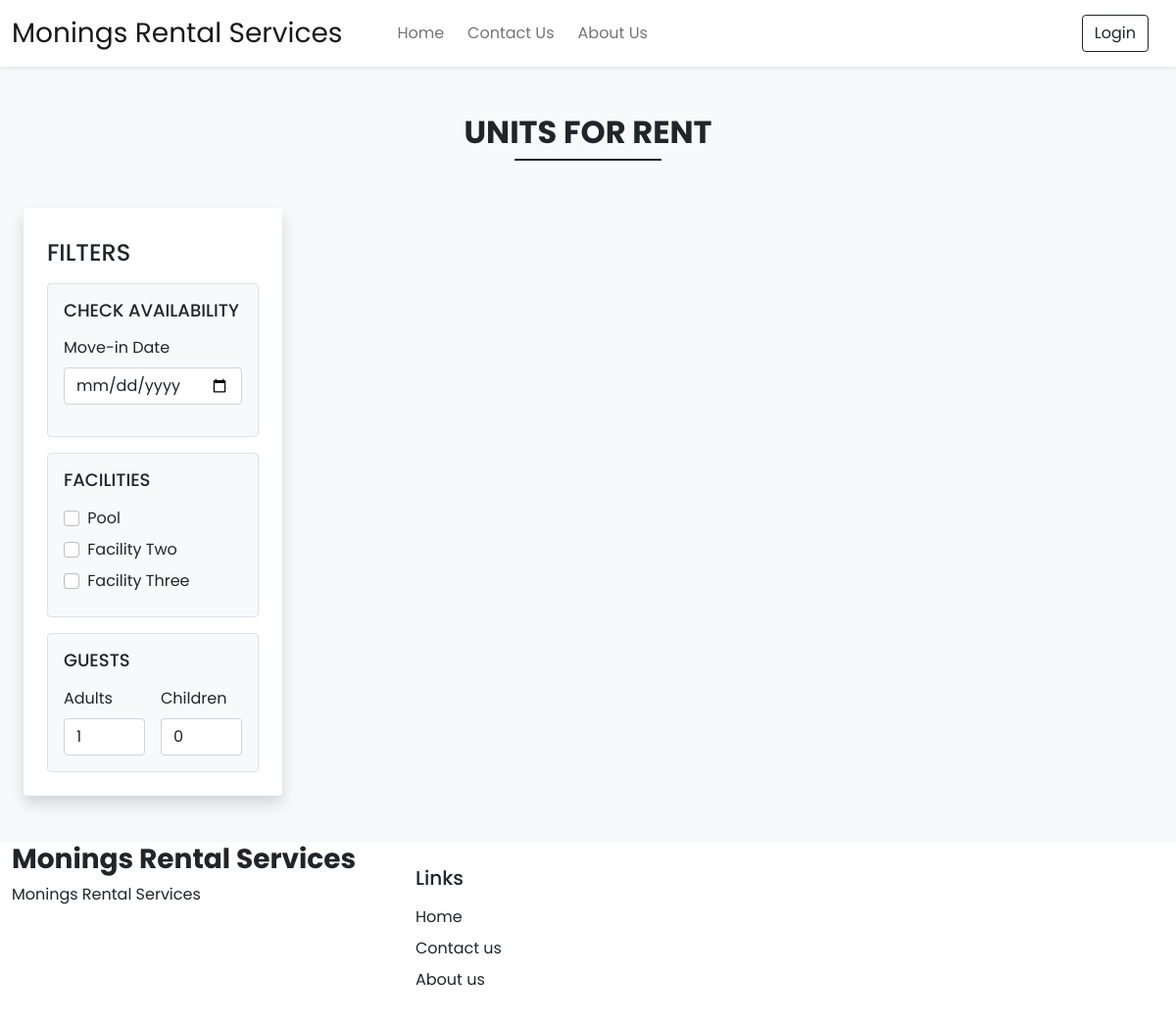
/units.php, run on the app's committed database.
### tables this page shows
CREATE TABLE `settings` (
  `id` int(11) NOT NULL,
  `site_title` varchar(50) NOT NULL,
  `site_about` varchar(300) NOT NULL,
  `shutdown` tinyint(1) NOT NULL
);

CREATE TABLE `facilities` (
  `id` int(11) NOT NULL,
  `icon` varchar(100) NOT NULL,
  `name` varchar(100) NOT NULL,
  `description` varchar(250) NOT NULL
);

### admin/config/code.php (called while the page is built, shortened)
<?php
function selectAll($table)
{
    $con = $GLOBALS['con'];
    $res = mysqli_query($con,"SELECT * FROM $table");
    return $res;
}
function select($sql,$values,$datatypes)
{
    $con = $GLOBALS['con'];
    if($stmt = mysqli_prepare($con,$sql))
    {
        mysqli_stmt_bind_param($stmt,$datatypes,...$values);
        if(mysqli_stmt_execute($stmt))
        {
            $res = mysqli_stmt_get_result($stmt);
            return $res;
        }
        else{
            mysqli_stmt_close($stmt);
            die("Query cannot be executed =  Select");
        }
    }
    else{
        die("Query cannot be prepared =  Select");
    }
}
?>

### units.php (the view, shortened to what this page needs)
<?php
$movein_default   = '';
$adult_default    = 1;
$children_default = 0;
?>
<!DOCTYPE html>
<html lang="en">
<head>
    <link rel="stylesheet" href="assets/css/bootstrap5.min.css">
    <link rel="stylesheet" href="assets/css/custom.css">
    <link rel="stylesheet" href="https://cdn.jsdelivr.net/npm/swiper@11/swiper-bundle.min.css"/>
    <?php require('includes/links.php');?>
    <link rel="stylesheet" href="css/custom.css">
</head>
<body class="bg-light">
    <?php require('includes/navbar.php'); ?>
    <div class="my-5 px-4">
        <h2 class="fw-bold h-font text-center">UNITS FOR RENT</h2>
            <div class="h-line bg-dark"></div>
        </div>
    <div class="container-fluid">
        <div class="row">
            <div class="col-lg-3 col-md-12 mb-lg-0 mb-4 ps-4">
                <nav class="navbar navbar-expand-lg navbar-light bg-white rounded shadow">
                    <div class="container-fluid flex-lg-column align-items-stretch">
                        <h4 class="mt-4">FILTERS</h4>
                        <div class="collapse navbar-collapse flex-column align-items-stretch mt-2" id="filterDropDown">
                            <div class="border bg-light p-3 rounded mb-3">
                                <h5 class="d-flex align-items-center justify-content-between mb-3" style="font-size: 18px;">
                                    <span>CHECK AVAILABILITY</span>
                                </h5>
                                <label class="form-label">Move-in Date</label>
                                <input type="date" class="form-control shadow-none mb-3" value="<?php echo $movein_default ?>" id="movein" onchange="chk_avail_filter()">
                            </div>
                            <div class="border bg-light p-3 rounded mb-3">
                                 <h5 class="d-flex align-items-center justify-content-between mb-3" style="font-size: 18px;">
                                  <span>FACILITIES</span>
                                </h5>
                                <?php
                                    $facilities_query = selectAll('facilities');
                                    while($row = mysqli_fetch_assoc($facilities_query))
                                    {
                                        echo<<<facilities
                                            <div class="mb-2">
                                                <input type="checkbox" name="facilties" onclick="fetch_units()" value="$row[id]" class="form-check-input shadow-none me-1" id="$row[id]">
                                                <label class="form-check-label" for="$row[id]">$row[name]</label>
                                            </div>
                                        facilities;
                                    }
                                ?>
                                <div class="mb-2">
                                    <input type="checkbox" id="f2" class="form-check-input shadow-none me-1">
                                    <label class="form-check-label" for="f2">Facility Two</label>
                                </div>
                                <div class="mb-2">
                                    <input type="checkbox" id="f3" class="form-check-input shadow-none me-1">
                                    <label class="form-check-label" for="f3">Facility Three</label>
                                </div>
                            </div>
                            <div class="border bg-light p-3 rounded mb-3">
                                <h5 class="d-flex align-items-center justify-content-between mb-3" style="font-size: 18px;">
                                  <span>GUESTS</span>
                                </h5>
                                <div class="d-flex">
                                    <div class="me-3">
                                        <label class="form-label">Adults</label>
                                        <input type="number"
                                        value="<?= htmlspecialchars($adult_default) ?>"
                                        id="adults"
                                        oninput="guests_filter()"
                                        class="form-control shadow-none">
                                    </div>
                                    <div>
                                        <label class="form-label">Children</label>
                                        <input type="number"
                                            value="<?= htmlspecialchars($children_default) ?>"
                                            id="children"
                                            oninput="guests_filter()"
                                            class="form-control shadow-none">
                                    </div>
                                </div>
                            </div>
                        </div>
                    </div>
                </nav>
            </div>
            <div class="col-lg-9 col-md-12 px-4" id="units-data"></div>
        </div>
    </div>
    <?php require('includes/footer.php'); ?>
</body>
</html>

### includes/navbar.php (shortened to what this page needs)
<?php
    $settings_q = "SELECT * FROM `settings` WHERE `id`=?";
    $values = [1];
    $settings_r = mysqli_fetch_assoc(select($settings_q,$values,'i'));
?>
<nav id="nav-bar" class="navbar navbar-expand-lg navbar-light bg-white px-lg-0 py-lg-2 shadow-sm sticky-top">
    <div class="container-fluid">
        <a class="navbar-brand me-5  fs-3 h-font" href="index.php"><?php echo $settings_r['site_title']; ?></a>
        <div class="collapse navbar-collapse" id="navbarSupportedContent">
            <ul class="navbar-nav me-auto mb-2 mb-lg-0">
                <li class="nav-item">
                <a class="nav-link me-2"  href="index.php">Home</a>
                </li>
                <li class="nav-item ">
                <a class="nav-link me-2" href="contact.php">Contact Us</a>
                </li>
                <li class="nav-item ">
                    <a class="nav-link" href="about.php">About Us</a>
                </li>
            </ul>
             <div class="d-flex">
                <?php if(isset($_SESSION['auth_user'])) : ?>
                <!-- <div class="btn-group">
                    <button type="button" class="btn btn-outline-dark shadow-none dropdown-toggle me-1" data-bs-toggle="dropdown" data-bs-display="static" aria-expanded="false">
                        <?= $_SESSION['auth_user']['user_name']; ?>
                    </button>
                    <ul class="dropdown-menu dropdown-menu-lg-end">
                        <li><a class="dropdown-item" href="#">Profile</a></li>
                        <li><a class="dropdown-item" href="bookings.php">My Bookings</a></li>
                        <li><a class="dropdown-item" href="#">Account</a></li>
                        <li>
                            <form action="logout.php" method="post">
                                <button type="submit" class="dropdown-item"  name="logout">Logout</button>
                            </form>
                        </li>
                    </ul>
                </div> -->
                <?php else : ?>
                 <a href="login.php" class="btn btn-outline-dark shadow-none me-lg-3 me-2" >
                    Login
                </a>
                <?php endif; ?>
            </div>
        </div>
    </div>
</nav>

### includes/footer.php (shortened to what this page needs)
 <?php
     $settings_q = "SELECT * FROM `settings` WHERE `id`=?";
     $values = [1];
     $settings_r = mysqli_fetch_assoc(select($settings_q,$values,'i'));
 ?>
<div class="container-fluid bg-white mt-5">
     <div class="row">
         <div class="col-lg-4">
             <h3 class="h-font fw-bold fs-3 mb-2"><?php echo $settings_r['site_title']; ?></h3>
             <p>
                 <?php echo $settings_r['site_about']; ?>
             </p>
         </div>
         <div class="col-lg-4 p-4">
             <h5 class="mb-3">Links</h5>
             <a href="index.php" class="d-inline-block mb-2 text-dark text-decoration-none">Home</a> <br>
             <a href="contact.php" class="d-inline-block mb-2 text-dark text-decoration-none">Contact us</a> <br>
             <a href="about.php" class="d-inline-block mb-2 text-dark text-decoration-none">About us</a>
         </div>
     </div>
 </div>
 <div id="toast-container" class="position-fixed bottom-0 end-0 p-3" style="z-index: 9999;"></div>

### assets/css/custom.css (style rules this page uses)
:root { --teal: #2ec1ac; --teal_hover: #279e8c; }
* { font-family: "Poppins", sans-serif; }
.h-font { font-family: "Poppins", sans-serif; }
input[type=number] { -moz-appearance: textfield; }
.h-line { width: 150px; margin: 0 auto; height: 1.7px; }

### css/custom.css (style rules this page uses)
:root { --teal: #2ec1ac; --teal_hover: #279e8c; }
* { font-family: "Poppins", sans-serif; }
.h-font { font-family: "Poppins", sans-serif; }
input[type=number] { -moz-appearance: textfield; }
.h-line { width: 150px; margin: 0 auto; height: 1.7px; }

### data on the page
settings: site_title "Monings Rental Services", site_about "Monings Rental Services"
facilities: name "Pool"
